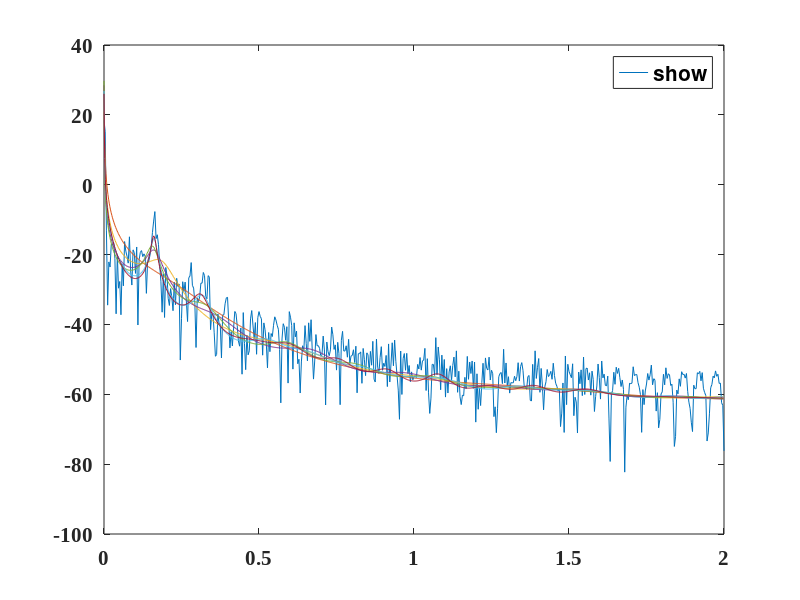

Recreate this plot in MATLAB. (Note: this script raises an error after producing the figure.)
clear all; close all; clc;
load RRI_t;

RRI = {xRRI1; xRRI2; xRRI3};
nfft = 1024;
f = -1:(2/nfft):1-(1/nfft);

for i = 1:3
% i=2
    N = length(RRI{i});
    x = RRI{i}.*hamming(N)';
%     X = abs(fftshift(fft(x,nfft)));
%     Pxx = pow2db(X.^2 / (N));
    [Pxx, f] = periodogram(RRI{i}, hamming(N), nfft, fsRRI, 'onesided');
    figure(i)
    plot(f, pow2db(Pxx),"DisplayName", "Standard");
    %AR model
    for order = 5:5:30 %60 for speed up
        hold on;
        [Pxx,F] = pyulear(x,order,N,4);
        plot(F,pow2db(Pxx),"DisplayName", sprintf("order: %d",order));  
    end
    set(gca,'FontSize',15,'Fontname', 'Times New Roman','FontWeight','bold');
    lgd = legend("show",'FontSize',15,'FontWeight','bold');
    lgd.NumColumns = 2;
    xlim([0,1]);
    xlabel("frequency (Hz)",'FontSize',15,'FontWeight','bold');
    ylabel("PSD(dB)",'FontSize',15,'FontWeight','bold');
    grid on; grid minor;
end